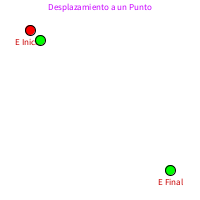
Frame 1 (no input)
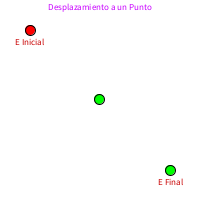
Frame 60 (the mouse pressed at the canvas centre just before this capture)
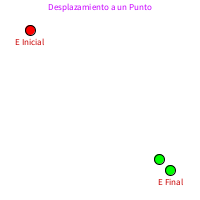
Frame 120 (the mouse held since frame 60 and released just before this capture)

The Processing sketch that drew these frames (run headless with seeded random() and noise(); from frame 60 on, the mouse is pressed at the canvas centre):

// Processing sketch: processing_163337
// ── processing_163337.pde

int xi=30;
int yi=30;
int xf=170;
int yf=170;
int x=40;
float b;
float m;



void setup(){
  size(200,200);
  
  }
void draw(){
    background(255);  
    textSize(9);
    textAlign(CENTER);
    fill(200, 0, 255);
text("Desplazamiento a un Punto", 100, 10); 
 fill(200, 0, 0);
text("E Inicial", 30, 45); 
text("E Final", 170, 185); 
fill(255,0,0);
    ellipse(xi, yi, 10, 10);
  fill(0,255,0);
    ellipse(xf, yf, 10, 10);
    calcular();
    if(x<=xf){
      ellipse(x,m*x+b,10,10);
     
}

x=x+1;
}
void calcular(){
  m=(xf-xi)/(xf-xi);
  b=yi-m*xi;
  
     
}

  
